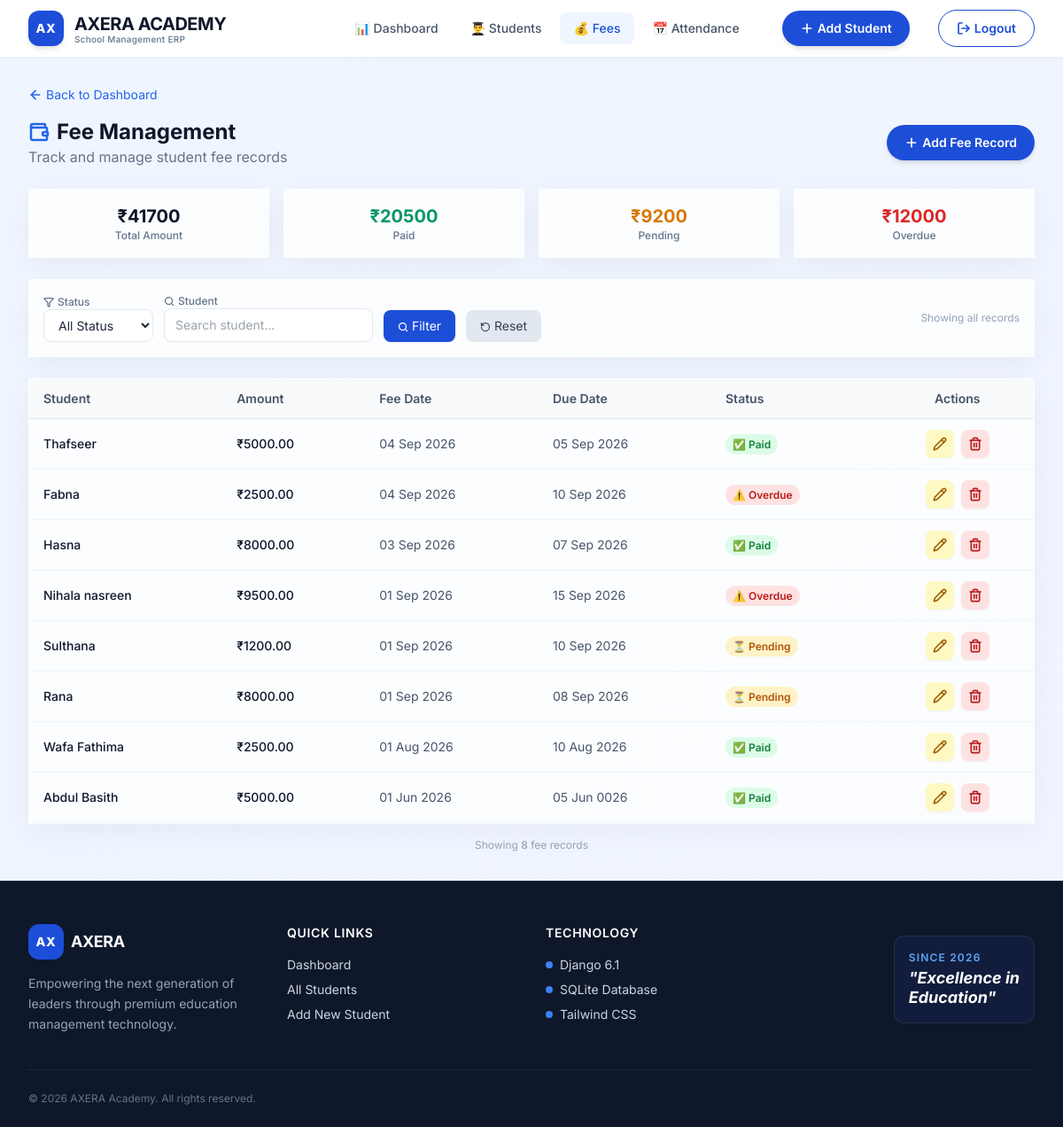
The page /fees/ (signed in) on the database as committed earlier.
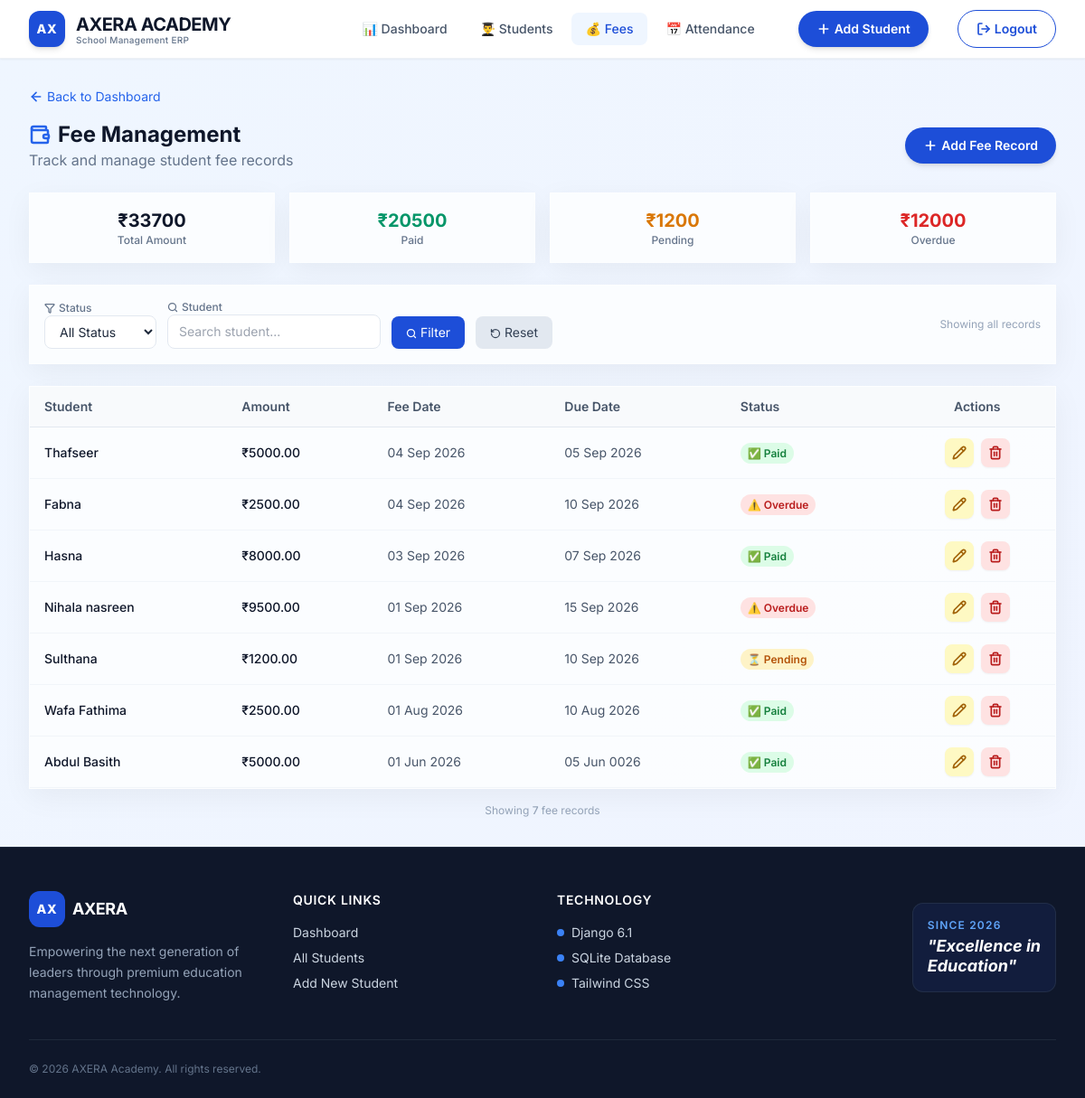
The same page on the database as committed later.
### students/models.py (models this page shows, shortened)
class Fee(models.Model):
    STATUS_CHOICES = [
        ('Paid', 'Paid'),
        ('Pending', 'Pending'),
        ('Overdue', 'Overdue'),
    ]
    student = models.ForeignKey(Student, on_delete=models.CASCADE, related_name='fees')
    amount = models.DecimalField(max_digits=10, decimal_places=2)
    fee_date = models.DateField(default=timezone.now)
    due_date = models.DateField()
    status = models.CharField(max_length=10, choices=STATUS_CHOICES, default='Pending')
    description = models.CharField(max_length=200, blank=True)
    class Meta:
        ordering = ['-fee_date']

class Student(models.Model):
    GENDER_CHOICES = [
        ('Male', 'Male'),
        ('Female', 'Female'),
        ('Other', 'Other'),
    ]
    name = models.CharField(max_length=100)
    age = models.IntegerField()
    gender = models.CharField(max_length=10, choices=GENDER_CHOICES)
    class_name = models.CharField(max_length=50)
    phone = models.CharField(max_length=15)
    email = models.EmailField()
    address = models.TextField()
    admission_date = models.DateField(default=timezone.now)
    is_active = models.BooleanField(default=True)
    class Meta:
        ordering = ['-id']

### students/views.py (the view)
# urls.py: path('fees/', views.fee_list, name='fee_list'),
@login_required
def fee_list(request):
    fees = (
        Fee.objects
        .all()
        .select_related('student')
    )
    status_filter = request.GET.get(
        'status',
        ''
    )
    if status_filter:
        fees = fees.filter(
            status=status_filter
        )
    student_filter = request.GET.get(
        'student',
        ''
    )
    if student_filter:
        fees = fees.filter(
            student__name__icontains=student_filter
        )
    total_amount = (
        fees.aggregate(Sum('amount'))['amount__sum']
        or 0
    )
    paid_amount = (
        fees
        .filter(status='Paid')
        .aggregate(Sum('amount'))['amount__sum']
        or 0
    )
    pending_amount = (
        fees
        .filter(status='Pending')
        .aggregate(Sum('amount'))['amount__sum']
        or 0
    )
    overdue_amount = (
        fees
        .filter(status='Overdue')
        .aggregate(Sum('amount'))['amount__sum']
        or 0
    )
    context = {
        'fees': fees,
        'total_amount': total_amount,
        'paid_amount': paid_amount,
        'pending_amount': pending_amount,
        'overdue_amount': overdue_amount,
        'status_filter': status_filter,
    }
    return render(
        request,
        'fee_list.html',
        context
    )

### students/templates/fee_list.html (shortened to what the changed rows need)
{% extends 'base.html' %}
{% load static %}
{% block content %}
<div class="animate-fade-up">
    <div class="flex flex-col md:flex-row justify-between items-start md:items-center gap-4 mb-6">
        <div>
            <h2 class="text-2xl font-bold text-slate-900 flex items-center gap-2">
                <i data-lucide="wallet" class="w-6 h-6 text-blue-600"></i>
                Fee Management
            </h2>
        </div>
    </div>
    <div class="grid grid-cols-2 md:grid-cols-4 gap-4 mb-6">
        <div class="premium-card p-4 text-center hover:border-blue-200 transition">
            <div class="text-xl font-bold text-slate-900">₹{{ total_amount|floatformat:0 }}</div>
            <div class="text-xs text-slate-500 font-medium">Total Amount</div>
        </div>
        <div class="premium-card p-4 text-center hover:border-amber-200 transition">
            <div class="text-xl font-bold text-amber-600">₹{{ pending_amount|floatformat:0 }}</div>
            <div class="text-xs text-slate-500 font-medium">Pending</div>
        </div>
    </div>
    <div class="premium-card p-0 overflow-hidden">
        <div class="overflow-x-auto">
            <table class="w-full text-sm">
                <thead class="bg-slate-50 border-b border-slate-200">
                    <tr>
                        <th class="px-4 py-3 text-left font-semibold text-slate-600">Student</th>
                        <th class="px-4 py-3 text-left font-semibold text-slate-600">Amount</th>
                        <th class="px-4 py-3 text-left font-semibold text-slate-600">Fee Date</th>
                        <th class="px-4 py-3 text-left font-semibold text-slate-600">Due Date</th>
                        <th class="px-4 py-3 text-left font-semibold text-slate-600">Status</th>
                        <th class="px-4 py-3 text-center font-semibold text-slate-600">Actions</th>
                    </tr>
                </thead>
                <tbody>
                    {% for fee in fees %}
                    <tr class="border-b border-slate-100 hover:bg-slate-50 transition group">
                        <td class="px-4 py-3">
                            <a href="{% url 'student_profile' fee.student.id %}" class="text-slate-900 hover:text-blue-600 hover:underline font-medium">
                                {{ fee.student.name }}
                            </a>
                        </td>
                        <td class="px-4 py-3 font-medium text-slate-900">₹{{ fee.amount }}</td>
                        <td class="px-4 py-3 text-slate-600">{{ fee.fee_date|date:"d M Y" }}</td>
                        <td class="px-4 py-3 text-slate-600">{{ fee.due_date|date:"d M Y" }}</td>
                        <td class="px-4 py-3">
                            <span class="px-2 py-1 rounded-full text-xs font-semibold {% if fee.status == 'Paid' %}bg-green-100 text-green-700{% elif fee.status == 'Pending' %}bg-amber-100 text-amber-700{% else %}bg-red-100 text-red-700{% endif %}">
                                {% if fee.status == 'Paid' %}✅{% elif fee.status == 'Pending' %}⏳{% else %}⚠️{% endif %}
                                {{ fee.status }}
                            </span>
                        </td>
                        <td class="px-4 py-3 text-center">
                            <div class="flex items-center justify-center gap-2">
                                <a href="{% url 'update_fee' fee.id %}"
                                   class="inline-flex items-center p-2 bg-yellow-100 text-yellow-700 rounded-lg hover:bg-yellow-200 transition-colors shadow-sm"
                                   title="Edit Fee Record">
                                    <i data-lucide="pencil" class="w-4 h-4"></i>
                                </a>
                                <form method="POST" action="{% url 'delete_fee' fee.id %}"
                                      style="display:inline;"
                                      onsubmit="return confirm('Delete this fee record for {{ fee.student.name }}?')">
                                    <button type="submit"
                                            class="inline-flex items-center p-2 bg-red-100 text-red-700 rounded-lg hover:bg-red-200 transition-colors shadow-sm"
                                            title="Delete Fee Record">
                                        <i data-lucide="trash-2" class="w-4 h-4"></i>
                                    </button>
                                </form>
                            </div>
                        </td>
                    </tr>
                    {% endfor %}
                </tbody>
            </table>
        </div>
    </div>
    <div class="mt-4 text-xs text-slate-400 text-center">
        Showing <span class="font-medium">{{ fees|length }}</span> fee records
    </div>
</div>
{% endblock %}

Rows that differ between the two databases and show on the page:
removed Fee: student.name "Rana", amount "8000.00", fee_date "01 Sep 2026", due_date "08 Sep 2026", status "Pending"
Other text that changed with them:
{{ total_amount|floatformat:0 }}: "41700" → "33700"
{{ pending_amount|floatformat:0 }}: "9200" → "1200"
{{ fees|length }}: "8" → "7"
